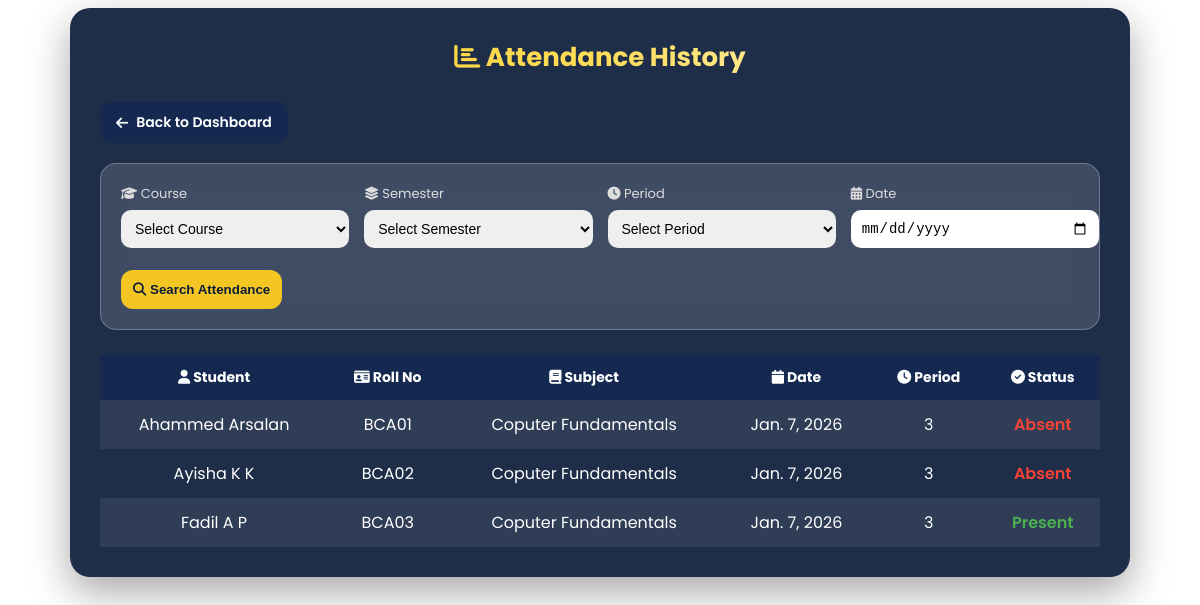
The app's page /adminpanel/attendance_history/ (signed in), older data.
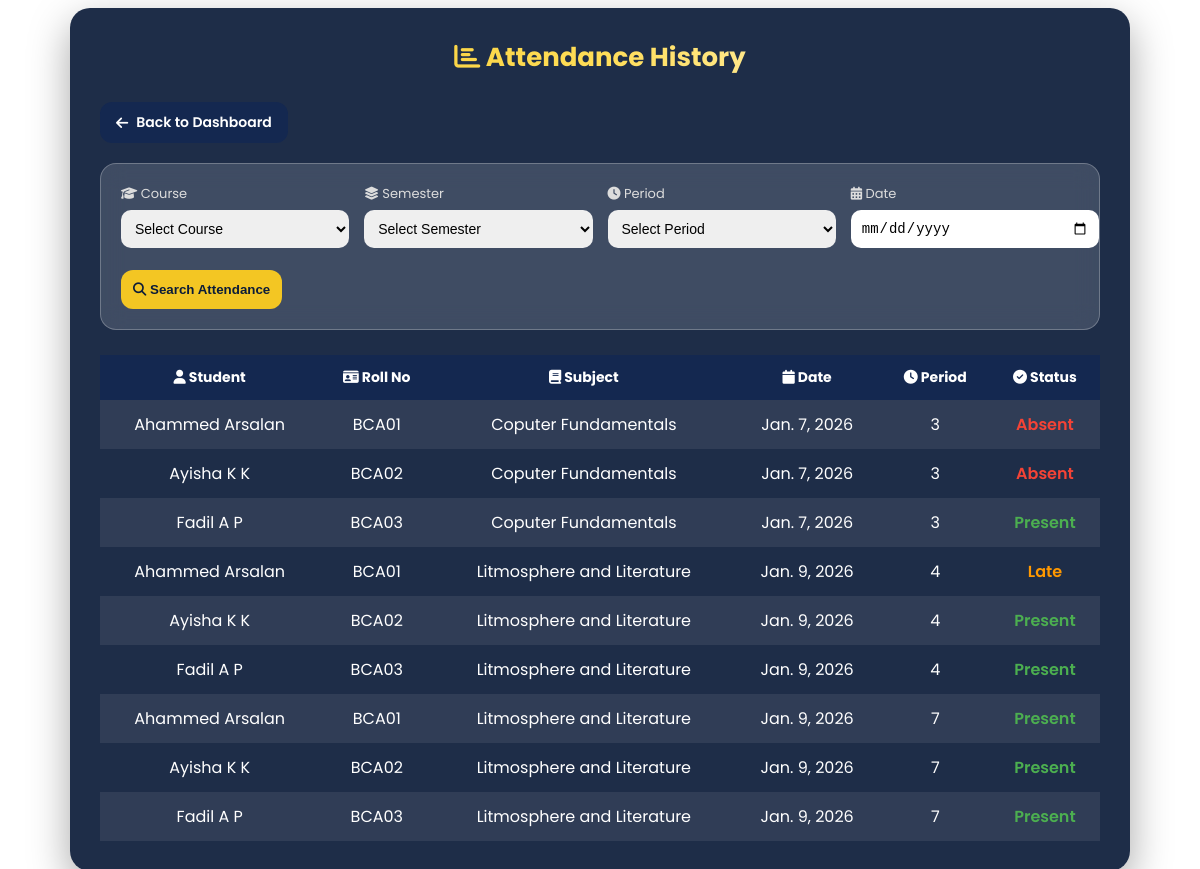
The same page, newer data.
### attendance/models.py (models this page shows)
class Attendance(models.Model):
    student = models.ForeignKey(Student, on_delete=models.CASCADE)
    subject = models.ForeignKey(Subject, on_delete=models.CASCADE)
    date = models.DateField(default=timezone.now)
    period = models.PositiveIntegerField()  # 1 to 7
    status = models.CharField(max_length=1, choices=ATTENDANCE_STATUS)
    class Meta:
        unique_together = ('student', 'subject', 'date', 'period')

### students/models.py (models this page shows, shortened)
class Student(models.Model):
    COURSE_CHOICES = (
        ('BCA', 'BCA'),
        ('BSC_CS', 'BSc Computer Science'),
        ('BSC_IT', 'BSc Information Technology'),
        ('BCOM', 'BCom'),
        ('BA', 'BA'),
    )
    user = models.OneToOneField(
        User,
        on_delete=models.CASCADE,
        related_name='student_profile',blank=True,null=True
    )
    course = models.CharField(max_length=20, choices=COURSE_CHOICES)
    SEMESTER_CHOICES = [
    (1, '1st Semester'),
    (2, '2nd Semester'),
    (3, '3rd Semester'),
    (4, '4th Semester'),
    (5, '5th Semester'),
    (6, '6th Semester'),
    ]
    semester = models.PositiveIntegerField(
        choices=SEMESTER_CHOICES,
        default=1
    )
    parent = models.OneToOneField(
        User,
        on_delete=models.CASCADE,
        related_name='parent_student',
        null=True,
        blank=True
    )
    first_name = models.CharField(max_length=50,blank=True)   # Student first name
    last_name = models.CharField(max_length=50,blank=True)    # Student last name
    father_name = models.CharField(max_length=100,blank=True)
    mother_name = models.CharField(max_length=100,blank=True)
    register_number = models.CharField(
        max_length=20,
        unique=True,blank=True
    )
    date_of_birth = models.DateField()
    profile_photo = models.ImageField(
        upload_to='student_profiles/',
        blank=True,
        null=True
    )
    parent_email = models.EmailField(blank=True, null=True)
    otp = models.CharField(max_length=6, blank=True, null=True)  # store OTP
    otp_created_at = models.DateTimeField(blank=True, null=True)  # store OTP timestamp

### teachers/models.py (models this page shows, shortened)
class Subject(models.Model):
    name = models.CharField(max_length=100)
    course = models.CharField(max_length=20, choices=Student.COURSE_CHOICES)
    semester = models.PositiveIntegerField(choices=Student.SEMESTER_CHOICES)

### adminpanel/views.py (the view)
# urls.py: path('attendance_history/',views.admin_attendance_history,name='attendance-history'),
@staff_member_required
def admin_attendance_history(request):
    course = request.GET.get('course')
    semester = request.GET.get('semester')
    period = request.GET.get('period')
    date = request.GET.get('date')
    attendance = Attendance.objects.all()
    if course:
        attendance = attendance.filter(student__course=course)
    if semester:
        attendance = attendance.filter(student__semester=semester)
    if period:
        attendance = attendance.filter(period=period)
    if date:
        attendance = attendance.filter(date=date)
    context = {
        'attendance': attendance,
        'course': course,
        'semester': semester,
        'period': period,
        'date': date,
    }
    return render(
        request,
        'adminpanel/attendance_history.html',
        context
    )

### templates/adminpanel/attendance_history.html (shortened to what this page needs)
{% extends 'base.html' %}
{% load static %}
{% block content %}
<div class="attendance-wrapper">
    <div class="page-title">
        <i class="fas fa-chart-bar"></i> Attendance History
    </div>
    <div class="page-actions">
    <a href="{% url 'admin-dashboard' %}" class="back-btn">
        <i class="fas fa-arrow-left"></i> Back to Dashboard
    </a>
</div>
    <form method="get" class="filter-card">
        <div class="filter-grid">
            <div class="filter-group">
                <label><i class="fas fa-graduation-cap"></i> Course</label>
                <select name="course">
                    <option value="">Select Course</option>
                </select>
            </div>
            <div class="filter-group">
                <label><i class="fas fa-layer-group"></i> Semester</label>
                <select name="semester">
                    <option value="">Select Semester</option>
                </select>
            </div>
            <div class="filter-group">
                <label><i class="fas fa-clock"></i> Period</label>
                <select name="period">
                    <option value="">Select Period</option>
                </select>
            </div>
            <div class="filter-group">
                <label><i class="fas fa-calendar-alt"></i> Date</label>
                <input type="date" name="date">
            </div>
        </div>
        <button type="submit" class="search-btn">
            <i class="fas fa-search"></i> Search Attendance
        </button>
    </form>
    {% if attendance %}
    <div class="table-wrapper">
        <table class="attendance-table">
            <tr>
                <th><i class="fas fa-user"></i> Student</th>
                <th><i class="fas fa-id-card"></i> Roll No</th>
                <th><i class="fas fa-book"></i> Subject</th>
                <th><i class="fas fa-calendar"></i> Date</th>
                <th><i class="fas fa-clock"></i> Period</th>
                <th><i class="fas fa-check-circle"></i> Status</th>
            </tr>
            {% for a in attendance %}
            <tr>
                <td>{{ a.student.first_name }} {{ a.student.last_name }}</td>
                <td>{{ a.student.register_number }}</td>
                <td>{{ a.subject.name }}</td>
                <td>{{ a.date }}</td>
                <td>{{ a.period }}</td>
                <td>
                    {% if a.status == 'P' %}
                        <span class="status-p">Present</span>
                    {% elif a.status == 'A' %}
                        <span class="status-a">Absent</span>
                    {% else %}
                        <span class="status-l">Late</span>
                    {% endif %}
                </td>
            </tr>
            {% endfor %}
        </table>
    </div>
    {% else %}
        <p class="empty-text">
            <i class="fas fa-info-circle"></i>
            Select course, semester and period to view attendance
        </p>
    {% endif %}
</div>
{% endblock %}

### templates/base.html (shortened to what this page needs)
{% load static %}
<!DOCTYPE html>
<html>
<head>
    <link rel="stylesheet" href="https://cdnjs.cloudflare.com/ajax/libs/font-awesome/6.5.1/css/all.min.css">
</head>
<body>
{% block content %}
{% endblock %}
</body>
</html>

### templates/adminpanel/attendance_history.html (style rules this page uses)
:root { --navy-dark: #0b1c39; --navy: #142850; --gold: #f3c623; --white: #ffffff; }
body { font-family: 'Poppins', sans-serif; }
.attendance-wrapper { max-width: 1000px; margin: auto; background: rgba(11, 28, 57, 0.92); padding: 30px; border-radius: 20px; box-shadow: 0 15px 40px rgba(0,0,0,0.35); color: var(--white); }
.page-title { text-align: center; font-size: 26px; font-weight: 700; margin-bottom: 25px; background: linear-gradient(90deg, var(--gold), #ffdd57, var(--white)); -webkit-background-clip: text; -webkit-text-fill-color: transparent; }
.filter-card { background: rgba(255,255,255,0.15); border: 1px solid rgba(255,255,255,0.25); backdrop-filter: blur(12px); padding: 20px; border-radius: 16px; margin-bottom: 25px; }
.filter-grid { display: grid; grid-template-columns: repeat(auto-fit, minmax(180px, 1fr)); gap: 15px; }
.filter-group label { font-size: 13px; color: #ddd; display: block; margin-bottom: 6px; }
.filter-group select, .filter-group input { width: 100%; padding: 10px; border-radius: 10px; border: none; outline: none; font-size: 14px; }
.search-btn { margin-top: 22px; background: var(--gold); color: var(--navy-dark); border: none; padding: 12px; border-radius: 12px; font-weight: 600; cursor: pointer; transition: 0.3s; }
.table-wrapper { overflow-x: auto; }
.attendance-table { width: 100%; border-collapse: collapse; }
.attendance-table th, .attendance-table td { padding: 12px; text-align: center; }
.attendance-table th { background: var(--navy); font-size: 14px; }
.attendance-table tr:nth-child(even) { background: rgba(255,255,255,0.08); }
.status-p { color: #4caf50; font-weight: 600; }
.status-a { color: #f44336; font-weight: 600; }
.status-l { color: #ff9800; font-weight: 600; }
.page-actions { display: flex; justify-content: flex-start; margin-bottom: 20px; }
.back-btn { display: inline-flex; align-items: center; gap: 8px; background: var(--navy); color: var(--white); padding: 10px 16px; border-radius: 12px; text-decoration: none; font-size: 14px; font-weight: 600; transition: 0.3s; }
.back-btn i { font-size: 14px; }

Row changes from the older to the newer data that the page shows:
added Attendance: student.first_name "Ahammed", student.last_name "Arsalan", student.register_number "BCA01", subject.name "Litmosphere and Literature", date "Jan. 9, 2026", period "4", status "Late"
added Attendance: student.first_name "Ayisha", student.last_name "K K", student.register_number "BCA02", subject.name "Litmosphere and Literature", date "Jan. 9, 2026", period "4", status "Present"
added Attendance: student.first_name "Fadil", student.last_name "A P", student.register_number "BCA03", subject.name "Litmosphere and Literature", date "Jan. 9, 2026", period "4", status "Present"
added Attendance: student.first_name "Ahammed", student.last_name "Arsalan", student.register_number "BCA01", subject.name "Litmosphere and Literature", date "Jan. 9, 2026", period "7", status "Present"
added Attendance: student.first_name "Ayisha", student.last_name "K K", student.register_number "BCA02", subject.name "Litmosphere and Literature", date "Jan. 9, 2026", period "7", status "Present"
added Attendance: student.first_name "Fadil", student.last_name "A P", student.register_number "BCA03", subject.name "Litmosphere and Literature", date "Jan. 9, 2026", period "7", status "Present"
